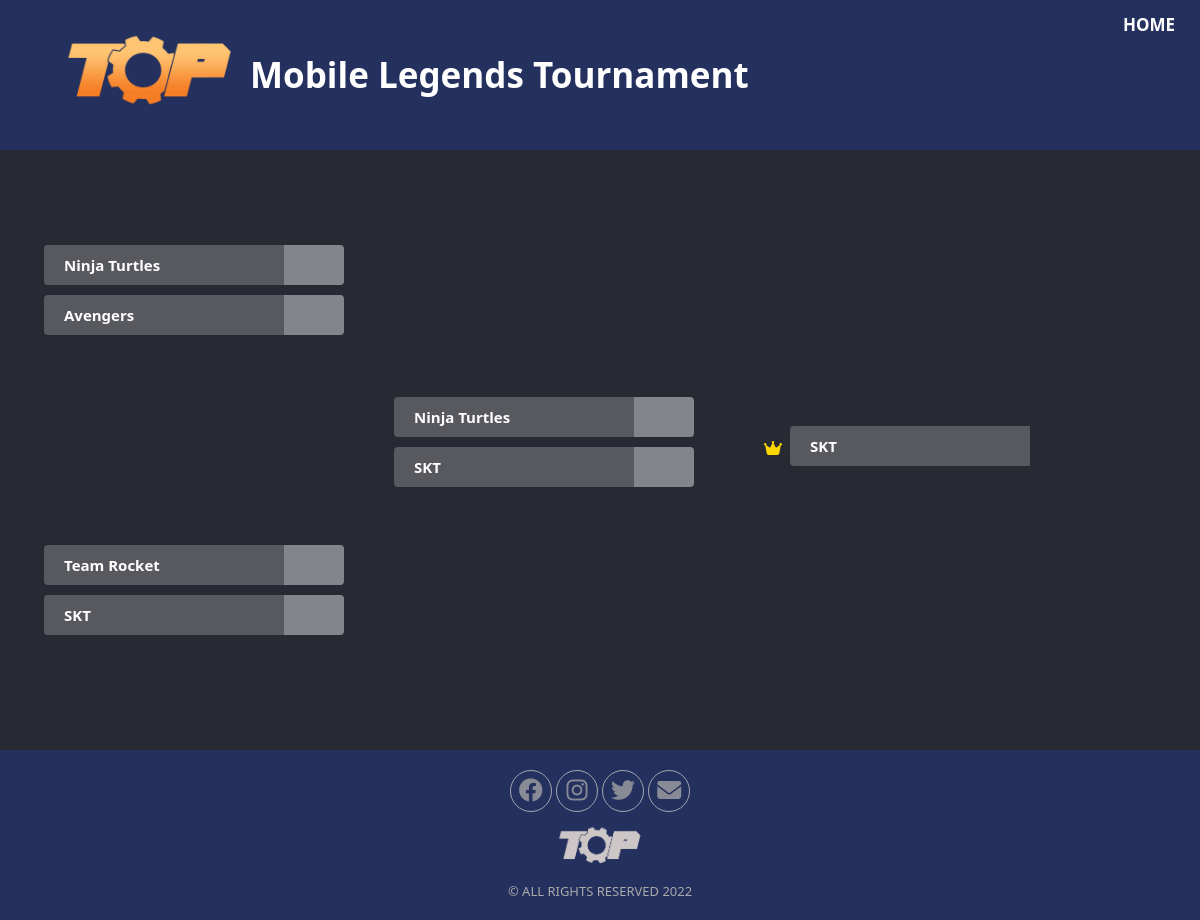
Screenshot of /_bracket.php?tournamentID=22 with the database file from the repository.
### tables this page shows
CREATE TABLE `tournament` (
  `tournamentID` int(11) NOT NULL,
  `toutnamentPic` varchar(100) NOT NULL,
  `tournamentName` varchar(100) NOT NULL,
  `sportsType` varchar(50) NOT NULL,
  `tournamentDate` date NOT NULL,
  `tournamentTime` time NOT NULL,
  `eventHandler` varchar(50) NOT NULL,
  `no_participants` int(1) DEFAULT NULL,
  `tournamentStatus` int(1) DEFAULT NULL,
  `winner` varchar(50) DEFAULT NULL
);

CREATE TABLE `teams` (
  `id` int(11) NOT NULL,
  `tournamentID` int(11) DEFAULT NULL,
  `teamName` varchar(50) DEFAULT NULL
);

CREATE TABLE `matches` (
  `matchId` int(11) NOT NULL,
  `teamOne` int(11) DEFAULT NULL,
  `teamTwo` int(11) DEFAULT NULL,
  `mResult` int(1) DEFAULT NULL,
  `tournamentID` int(11) DEFAULT NULL,
  `branch` int(1) DEFAULT NULL
);

### _bracket.php (the view, shortened to what this page needs)
<?php
  require "php_func/dbh_func.php";
?>
<!DOCTYPE html>
<html lang="en">
<head>
    <link style rel="stylesheet" href="css/bracket.css">
    <link rel="stylesheet" href="https://cdnjs.cloudflare.com/ajax/libs/font-awesome/6.1.1/css/all.min.css" />
</head>
<body>
  <?php
  $tournaID = $_GET['tournamentID'];
  $result = mysqli_query($conn, "SELECT * FROM tournament WHERE tournamentID = '$tournaID';");
  $tourna = mysqli_fetch_assoc($result);
  $no_parti = $tourna['no_participants'];
   ?>
      <div class="logo"><a href="index.php"><img src="img/TOP.png"></a>
        <div id="navbar">
            <nav>
              <div id="textbox" style="width:100%; height:0px;">
                <label class="tourna"><?php echo $tourna["tournamentName"]; ?></label>
              </div>
                <ul>
                  <li><a href="index.php">Home</a></li>
                </ul>
            </nav>
        </div>
      </div>
     <?php
     if ($no_parti == 8) {
       echo '
     <div class="Container">
     <div class="Branch_1">
       ';
         $matchID = array();
         $teamOne = array();
         $teamTwo = array();
         $res = mysqli_query($conn, "SELECT * FROM matches WHERE tournamentID='$tournaID'");
         while ($match = mysqli_fetch_assoc($res)) {
             $matchID[] = $match["matchId"];
             $teamOne[] = $match["teamOne"];
             $teamTwo[] = $match["teamTwo"];
           }
         $first_branch = $no_parti/2;
         for ($i=0; $i < $first_branch; $i++) {
           echo '
               <div class="Match">
               <div class="Object_1">';
             $sql = mysqli_query($conn, "SELECT teamName FROM teams WHERE id = '$teamOne[$i]'");
             $_teams1 = mysqli_fetch_assoc($sql);
             echo '
               <div class="Name_Forward" type="text">
                 '.$_teams1["teamName"].'
               </div>';
            echo '
               <a href="php_func/update_match.php?matchid='.$matchID[$i].'&winner=1&matchnum='.$i.'&teamId='.$teamOne[$i].'&tournamentID='.$tournaID.'&branch=1">
               <button type="button">';
               if (isset($_GET['edit'])) {
                 echo 'WIN';
               }
             echo '</button>
             </a>';
             $sql = mysqli_query($conn, "SELECT teamName FROM teams WHERE id = '$teamTwo[$i]'");
             $_teams2 = mysqli_fetch_assoc($sql);
             echo '
               <div class="Name_Forward" type="text">
                 '.$_teams2["teamName"].'
               </div>';
               echo '
                  <a href="php_func/update_match.php?matchid='.$matchID[$i].'&winner=2&matchnum='.$i.'&teamId='.$teamTwo[$i].'&tournamentID='.$tournaID.'&branch=1"><button type="button">';
                  if (isset($_GET['edit'])) {
                    echo 'WIN';
                  }
                echo '</button></a>';
           echo    '
               </div>
               </div>
         ';
         }
     echo '
     </div>
     <div class="Branch_2">
       ';
       $k = 0;
       $res_b2 = mysqli_query($conn, "SELECT * FROM matches WHERE tournamentID='$tournaID' AND branch=2");
       if (mysqli_num_rows($res_b2) == 0) {
         $matchID_b2 = array(1,1);
         $teamOne_b2 = array(1,1);
         $teamTwo_b2 = array(1,1);
       }
       else {
         $matchID_b2 = array();
         $teamOne_b2 = array();
         $teamTwo_b2 = array();
       }
       while ($match_b2 = mysqli_fetch_assoc($res_b2)) {
              $matchID_b2[] = $match_b2["matchId"];
              $teamOne_b2[] = $match_b2["teamOne"];
              $teamTwo_b2[] = $match_b2["teamTwo"];
         }
         $second_branch = $first_branch/2;
         for ($i=0; $i < $second_branch; $i++) {
           if(count($matchID_b2) == 1 || count($teamOne_b2) == 1 || count($teamTwo_b2) == 1){
             $matchID_b2[1] = 1;
             $teamOne_b2[1] = 1;
             $teamTwo_b2[1] = 1;
           }
           echo '
               <div class="Match_02">
               <div class="Object_2">';
           $sql_b2 = mysqli_query($conn, "SELECT teamName FROM teams WHERE id = '$teamOne_b2[$i]'");
           $_teams1_b2 = mysqli_fetch_assoc($sql_b2);
           echo '
             <div class="Name_Forward" type="text">
               '.$_teams1_b2["teamName"].'
             </div>';
           echo '
              <a href="php_func/update_match.php?matchid='.$matchID_b2[$i].'&winner=1&matchnum='.$i.'&teamId='.$teamOne_b2[$i].'&tournamentID='.$tournaID.'&branch=2"><button type="button">';
              if (isset($_GET['edit'])) {
                echo 'WIN';
              }
          echo '</button></a>';
          $sql_b2 = mysqli_query($conn, "SELECT teamName FROM teams WHERE id = '$teamTwo_b2[$i]'");
          $_teams2_b2 = mysqli_fetch_assoc($sql_b2);
          echo '
            <div class="Name_Forward" type="text">
              '.$_teams2_b2["teamName"].'
            </div>';
          echo '
             <a href="php_func/update_match.php?matchid='.$matchID_b2[$i].'&winner=2&matchnum='.$i.'&teamId='.$teamTwo_b2[$i].'&tournamentID='.$tournaID.'&branch=2"><button type="button">';
             if (isset($_GET['edit'])) {
               echo 'WIN';
             }
           echo '</button></a>';
           echo    '
               </div>
               </div>
         ';
         }
     echo '
     </div>
   <div class="Branch_3">
     ';
     $res_b3 = mysqli_query($conn, "SELECT * FROM matches WHERE tournamentID='$tournaID' AND branch='3'");
     $match_b3 = mysqli_fetch_assoc($res_b3);
     $third_branch = $second_branch/2;
     if ($match_b3 == 0) {
       $matchid_b3 =1;
       $teamOne_b3 =1;
       $teamTwo_b3 =1;
     }else {
       $matchid_b3 = $match_b3['matchId'];
       $teamOne_b3 = $match_b3['teamOne'];
       $teamTwo_b3 = $match_b3['teamTwo'];
     }
     for ($i=0; $i < $third_branch; $i++) {
       echo '
           <div class="Match_03">
           <div class="Object_3">';
       if ($teamOne_b3 == 0) {
         $teamOne_b3 =1;
       }
       $sql = mysqli_query($conn, "SELECT teamName FROM teams WHERE id = $teamOne_b3");
       $_teams1 = mysqli_fetch_assoc($sql);
       echo '
         <div class="Name_Forward" type="text">
           '.$_teams1["teamName"].'
         </div>';
       echo '
          <a href="php_func/update_match.php?matchid='.$matchid_b3.'&winner=1&matchnum=1&teamId='.$teamOne_b3.'&tournamentID='.$tournaID.'&branch=3"><button type="button">';
          if (isset($_GET['edit'])) {
            echo 'WIN';
          }
      echo '</button></a>';
      if ($teamTwo_b3 == 0) {
        $teamTwo_b3 =1;
      }
      $sql = mysqli_query($conn, "SELECT teamName FROM teams WHERE id = $teamTwo_b3");
      $_teams2 = mysqli_fetch_assoc($sql);
      echo '
        <div class="Name_Forward" type="text">
          '.$_teams2["teamName"].'
        </div>';
      echo '
         <a href="php_func/update_match.php?matchid='.$matchid_b3.'&winner=2&matchnum=1&teamId='.$teamTwo_b3.'&tournamentID='.$tournaID.'&branch=3"><button type="button">';
         if (isset($_GET['edit'])) {
           echo 'WIN';
         }
       echo '</button></a>';
       echo    '
           </div>
           </div>
     ';
     }
   echo    '
   </div>
   <div class="Branch_4">
   <div class="Match_04">
   <div class="Object_4">
     ';
     if ($tourna["winner"] == 0) {
       echo '<div class="Name_Forward" type="text"> player</div>';
     }else{
       echo '<div class="Name_Forward" type="text"> '.$tourna["winner"].'</div>';
     }
   echo    '
       <i class="fas fa-crown crown-icon"></i>
   </div>
   </div>
   </div>
   </div>
   ';
     }
     elseif ($no_parti == 4) {
       echo    '
        <div class="Container">
              <div class="Branch_2">
                ';
                $matchID = array();
                $teamOne = array();
                $teamTwo = array();
                $res = mysqli_query($conn, "SELECT * FROM matches WHERE tournamentID='$tournaID'");
                while ($match = mysqli_fetch_assoc($res)) {
                    $matchID[] = $match["matchId"];
                    $teamOne[] = $match["teamOne"];
                    $teamTwo[] = $match["teamTwo"];
                  }
                  $first_branch = $no_parti/2;
                  for ($i=0; $i < $first_branch; $i++) {
                    echo '
                        <div class="Match_02">
                        <div class="Object_2">';
                    $sql = mysqli_query($conn, "SELECT teamName FROM teams WHERE id = '$teamOne[$i]'");
                    $_teams1 = mysqli_fetch_assoc($sql);
                    echo '
                      <div class="Name_Forward" type="text">
                        '.$_teams1["teamName"].'
                      </div>';
                    echo '
                       <a href="php_func/update_match.php?matchid='.$matchID[$i].'&winner=1&matchnum='.$i.'&teamId='.$teamOne[$i].'&tournamentID='.$tournaID.'&branch=2"><button type="button">';
                   echo '</button></a>';
                    $sql = mysqli_query($conn, "SELECT teamName FROM teams WHERE id = '$teamTwo[$i]'");
                    $_teams2 = mysqli_fetch_assoc($sql);
                    echo '
                      <div class="Name_Forward" type="text">
                        '.$_teams2["teamName"].'
                      </div>';
                    echo '
                       <a href="php_func/update_match.php?matchid='.$matchID[$i].'&winner=2&matchnum='.$i.'&teamId='.$teamTwo[$i].'&tournamentID='.$tournaID.'&branch=2"><button type="button">';
                   echo '</button></a>';
                    echo    '
                        </div>
                        </div>
                  ';
                  }
              echo '
              </div>
            <div class="Branch_3">
              ';
              $res_b3 = mysqli_query($conn, "SELECT * FROM matches WHERE tournamentID='$tournaID' AND branch='3'");
              $match_b3 = mysqli_fetch_assoc($res_b3);
              if($match_b3==0){
                $matchid_b3 = 1;
                $teamOne_b3 = 1;
                $teamTwo_b3 = 1;
              }else {
                $matchid_b3 = $match_b3['matchId'];
                $teamOne_b3 = $match_b3['teamOne'];
                $teamTwo_b3 = $match_b3['teamTwo'];
              }
              $second_branch = $first_branch/2;
              for ($i=0; $i < $second_branch; $i++) {
                echo '
                    <div class="Match_03">
                    <div class="Object_3">';
                $sql = mysqli_query($conn, "SELECT teamName FROM teams WHERE id = $teamOne_b3");
                $_teams1 = mysqli_fetch_assoc($sql);
                echo '
                  <div class="Name_Forward" type="text">
                    '.$_teams1["teamName"].'
                  </div>';
                echo '
                   <a href="php_func/update_match.php?matchid='.$matchid_b3.'&winner=1&matchnum=1&teamId='.$teamOne_b3.'&tournamentID='.$tournaID.'&branch=3"><button type="button">';
               echo '</button></a>';
               $sql = mysqli_query($conn, "SELECT teamName FROM teams WHERE id = $teamTwo_b3");
               $_teams2 = mysqli_fetch_assoc($sql);
               echo '
                 <div class="Name_Forward" type="text">
                   '.$_teams2["teamName"].'
                 </div>';
               echo '
                  <a href="php_func/update_match.php?matchid='.$matchid_b3.'&winner=2&matchnum=1&teamId='.$teamTwo_b3.'&tournamentID='.$tournaID.'&branch=3"><button type="button">';
                echo '</button></a>';
                echo    '
                    </div>
                    </div>
              ';
              }
            echo    '
            </div>
            <div class="Branch_4">
            <div class="Match_04">
            <div class="Object_4">
              ';
            if ($tourna["winner"] == 0) {
              echo '<div class="Name_Forward" type="text"> player</div>';
            }else{
              echo '<div class="Name_Forward" type="text"> '.$tourna["winner"].'</div>';
            }
            echo    '
                <i class="fas fa-crown crown-icon"></i>
            </div>
            </div>
            </div>
            </div>
    ';
     }
      ?>
<section class="footer">
  <div class="social">
    <a href="#"><i class="fab fa-facebook"></i></a>
    <a href="#"><i class="fab fa-instagram"></i></a>
    <a href="#"><i class="fab fa-twitter"></i></a>
    <a href="#"><i class="fa fa-envelope"></i></a>
  </div>
  <img src="img/topfooter.png" class="topfooter">
  <p class="copyright">
    © ALL RIGHTS RESERVED 2022
  </p>
</section>
</body>
</html>

### css/bracket.css (style rules this page uses)
* { padding: 0; margin: 0; text-decoration: none; list-style: none; }
label.tourna { color: white; font-size: 35px; line-height: 150px; padding: 0 250px; }
body { font-family: 'Segoe UI'; font-weight: bold; background: #272a33; }
.logo img { position: absolute; margin-top: -30px; margin-left: 50px; width: 200px; height: 200px; }
.Container { display: flex; width: fill; position: relative; top: 0%; left: 0%; margin-left:10px ; }
nav { background-color: #24305d; width: 100%; height: 150px; margin: 0px; padding: 0px; }
nav ul,#adminbutton { float: right; margin-right: 10px; }
nav ul li,#adminbutton { display: inline-block; line-height: 70px; margin-right: 10px; margin-top: -10px; }
nav ul li a, #adminbutton { color: white; font-size: 17px; padding: 7px 5px; border-radius: 3px; text-transform: uppercase; }
button { width: 60px; height: 40px; border: none; font-size: 20px; border-radius: 0px 4px 4px 0px; background-color:#83858b; text-align: center; }
.crown-icon { color:#FFD700; top:50%; transform: translate(-200%,-180%); }
.Branch_2 { width: 350px; flex-wrap: wrap; display: flex; }
.Branch_3 { width: 400px; flex-wrap: wrap; display: flex; }
.Branch_4 { flex-wrap: wrap; display: flex; }
.Object_1:nth-child(odd) , .Object_2:nth-child(odd) , .Object_3:nth-child(odd) { display: grid; grid-template-columns: 230px 100px; grid-template-rows: 50px 50px; width: 300px; padding-top: 4px; padding-left: 4px; }
.Name_Forward { display: flex; align-items: center; width: 200px; height: 40px; margin-left: -10px; transition: 0.25px; padding:0px 20px; font-size: 15px; border-radius: 4px 0px 0px 4px; color: white; background-color: #58595e; }
.Object_2 { margin-top: 30%; }
.Match_02 { height: 300px; margin-left: 40px; }
.Object_3 { margin-top: 80%; }
.Match_03 { height: 600px; margin-left: 40px; }
.Object_4 { margin-top: 120%; }
.Match_04 { height: 600px; margin-left: 40px; }
.footer { padding: 20px 0; background-color: #24305d; }
.footer .social { text-align: center; padding-bottom: 10px; color: #4b4c4d; }
.footer .social a { font-size: 24px; color: #aaa; border: 1px solid #ccc; width: 40px; height: 40px; line-height: 38px; display: inline-block; text-align: center; border-radius: 50%; margin-left: 0 8px; opacity: 0.75; }
.footer .topfooter { display: block; margin-left: auto; margin-right: auto; width: auto; height: 50px; }
.footer .copyright { margin-top: 10px; text-align: center; font-size: 13px; font-weight: normal; color: #aaa; }

### rows the page displays
tournament: tournamentName "Mobile Legends Tournament", no_participants 4 (drawn), winner "SKT"
teams: teamName "Ninja Turtles"
teams: teamName "Avengers"
teams: teamName "Team Rocket"
teams: teamName "SKT"
matches: teamOne.teamName "Ninja Turtles", teamTwo.teamName "SKT"
